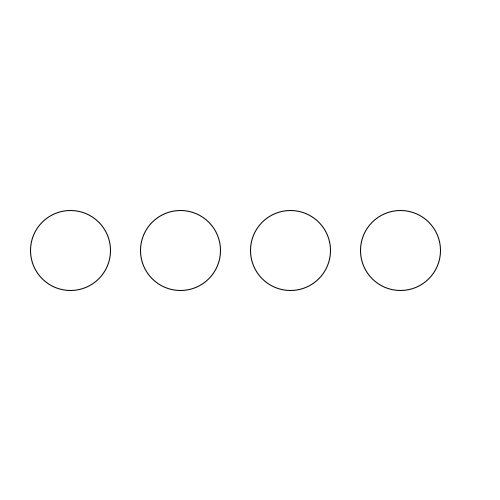
Frame 1 (no input)
Frame 60 (the mouse pressed at the canvas centre just before this capture): identical to frame 1, image omitted
Frame 120 (the mouse held since frame 60 and released just before this capture): identical to frame 1, image omitted

The Processing sketch that drew this single still picture (run headless with seeded random() and noise(); from frame 60 on, the mouse is pressed at the canvas centre):

// Processing sketch: sketch_0
// ── sketch_0.pde

String[] quote = {"amazing", "wow", "incredible", "insanity"};
int[] circleX = {70, 180, 290, 400};


void setup(){
  size(500, 500);
 
}

void draw(){
  background(255);
  fill(255);
  for (int i = 0; i < 4; i++){
     ellipse(circleX[i], 250, 80, 80);
  }
  if(dist(mouseX, mouseY, circleX[0], 250) < 40 && mousePressed){
  fill(0);
  text(quote[0], 200, 400);
  ellipse(circleX[0], 250, 80, 80);
}
else if(dist(mouseX, mouseY, circleX[1], 250) < 40 && mousePressed){
  fill(0);
  text(quote[1], 200, 400);
  ellipse(circleX[1], 250, 80, 80);
}
else if(dist(mouseX, mouseY, circleX[2], 250) < 40 && mousePressed){
  fill(0);
  text(quote[2], 200, 400);
  ellipse(circleX[2], 250, 80, 80);
}
else if(dist(mouseX, mouseY, circleX[3], 250) < 40 && mousePressed){
  fill(0);
  text(quote[3], 200, 400);
  ellipse(circleX[3], 250, 80, 80);
}
 
}
